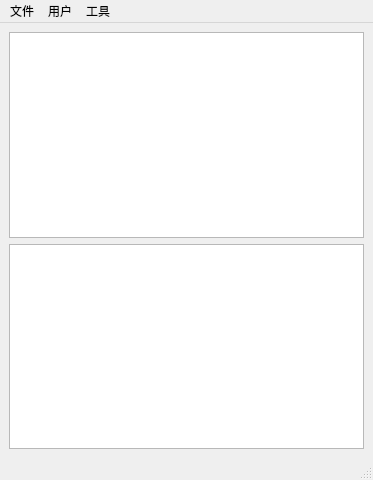
<?xml version="1.0" encoding="UTF-8"?>
<ui version="4.0">
 <class>MainWindow</class>
 <widget class="QMainWindow" name="MainWindow">
  <property name="geometry">
   <rect>
    <x>0</x>
    <y>0</y>
    <width>373</width>
    <height>480</height>
   </rect>
  </property>
  <property name="windowTitle">
   <string>MainWindow</string>
  </property>
  <widget class="QWidget" name="centralwidget">
   <layout class="QVBoxLayout" name="verticalLayout">
    <item>
     <widget class="QStackedWidget" name="stackedWidget">
      <property name="currentIndex">
       <number>0</number>
      </property>
      <widget class="QWidget" name="page">
       <layout class="QVBoxLayout" name="verticalLayout_2">
        <property name="leftMargin">
         <number>0</number>
        </property>
        <property name="topMargin">
         <number>0</number>
        </property>
        <property name="rightMargin">
         <number>0</number>
        </property>
        <property name="bottomMargin">
         <number>0</number>
        </property>
        <item>
         <widget class="QListWidget" name="listWidget"/>
        </item>
       </layout>
      </widget>
      <widget class="QWidget" name="page_2"/>
     </widget>
    </item>
    <item>
     <widget class="QTextEdit" name="textEdit"/>
    </item>
   </layout>
  </widget>
  <widget class="QMenuBar" name="menubar">
   <property name="geometry">
    <rect>
     <x>0</x>
     <y>0</y>
     <width>373</width>
     <height>23</height>
    </rect>
   </property>
   <widget class="QMenu" name="file">
    <property name="title">
     <string>文件</string>
    </property>
    <addaction name="MyFile"/>
    <addaction name="DownList"/>
    <addaction name="UpList"/>
   </widget>
   <widget class="QMenu" name="user">
    <property name="title">
     <string>用户</string>
    </property>
    <addaction name="SwitchUser"/>
   </widget>
   <widget class="QMenu" name="tool">
    <property name="title">
     <string>工具</string>
    </property>
   </widget>
   <addaction name="file"/>
   <addaction name="user"/>
   <addaction name="tool"/>
  </widget>
  <widget class="QStatusBar" name="statusbar"/>
  <action name="MyFile">
   <property name="text">
    <string>我的文件</string>
   </property>
  </action>
  <action name="DownList">
   <property name="text">
    <string>下载列表</string>
   </property>
  </action>
  <action name="UpList">
   <property name="text">
    <string>上传列表</string>
   </property>
  </action>
  <action name="SwitchUser">
   <property name="text">
    <string>切换用户</string>
   </property>
  </action>
 </widget>
 <resources/>
 <connections/>
</ui>
